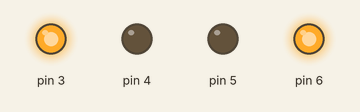
A sketch run on a simulated Arduino Uno, built with avr-gcc and run on an emulated ATmega328P. On the bench: output pins drawn as LEDs (lit = HIGH).

Above: at 2.5 s.
At 26.7 s:
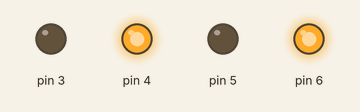
At 47.7 s:
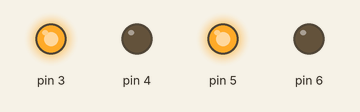
Timing chart, 0 to 48.1 s (numbered marks = the images above):
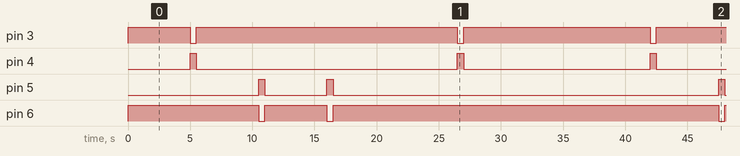

The sketch:

SDV.ino
```cpp
void setup()
{
  pinMode(3,OUTPUT);

  pinMode(4,OUTPUT);

  pinMode(5,OUTPUT);

  pinMode(6,OUTPUT);

}

void GO_STRAIGHT()
{
  digitalWrite(3,HIGH);
  digitalWrite(4,LOW);
  digitalWrite(5,LOW);
  digitalWrite(6,HIGH);

}
void GO_LEFT()
{
  digitalWrite(3,LOW);
  digitalWrite(4,HIGH);
  digitalWrite(5,LOW);
  digitalWrite(6,HIGH);
  delay(500);
  }
void GO_RIGHT()
{
  digitalWrite(3,HIGH);
  digitalWrite(4,LOW);
  digitalWrite(5,HIGH);
  digitalWrite(6,LOW);
  delay(500);
  }
void loop()
{
  GO_STRAIGHT();
  delay(5000);
  GO_LEFT();
  GO_STRAIGHT();
  delay(5000);
  GO_RIGHT();
  GO_STRAIGHT();
  delay(5000);
  GO_RIGHT();
  GO_STRAIGHT();
  delay(10000);
  GO_LEFT();
  GO_STRAIGHT();
  delay(10000);


  }
```

Measured:
- by itself, pin 3: repeats every 37.0 s: LOW 0.50 s, HIGH 21.0 s, LOW 0.50 s, HIGH 15.0 s
- by itself, pin 4: repeats every 37.0 s: LOW 21.0 s, HIGH 0.50 s, LOW 15.0 s, HIGH 0.50 s
- by itself, pin 5: repeats every 37.0 s: LOW 5.0 s, HIGH 0.50 s, LOW 31.0 s, HIGH 0.50 s
- by itself, pin 6: repeats every 37.0 s: LOW 0.50 s, HIGH 5.0 s, LOW 0.50 s, HIGH 31.0 s
